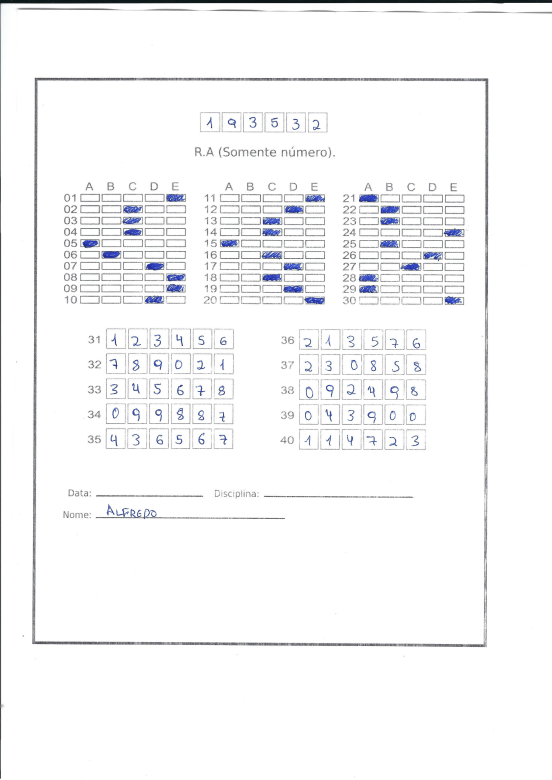
#> input picture NovaVersao/Teste.png, 1654 x 2339 px (shown at 1/3 size)
$ python AutoCorrection.py --file Teste.png
#> lines starting #> are read from the running program, lines starting #| are printed output that depends on the picture; after the words box and inside, x2 and y2 are one past the last pixel; in counts of white or black regions, pixels touching at a corner belong together
#> (reads NovaVersao/coordinates.json from the repository)
#> in loadData, imageLoad is the input picture: shape (2339, 1654, 3); mean B, G, R 247.6, 246.6, 246.4
### NovaVersao/Modules/ProcessImage.py
import cv2
import matplotlib.pyplot as plt


def findContours(image):

    img_gray = cv2.cvtColor(image, cv2.COLOR_RGB2GRAY)
    contours, hierarchy = cv2.findContours(~img_gray, cv2.RETR_TREE, cv2.CHAIN_APPROX_SIMPLE)
#> contours = 9002 contours, 8400 with area under 20; largest, box (x1, y1, x2, y2) and area: (95, 228, 1478, 1945) 2336701, (105, 242, 1455, 1933) 2251366, (1024, 544, 1414, 919) 102022, (192, 543, 566, 918) 96123, (613, 650, 982, 923) 79410
    return contours


def getBigRect(imageLoad):

    contours = findContours(imageLoad)
    templateRectangle = max(contours, key = cv2.contourArea)
#> templateRectangle = contour of 2708 points, box (x1, y1, x2, y2) (95, 228, 1478, 1945), area 2336701

    ## Stract the polygon points
    epsilonCurve = 0.01 * cv2.arcLength(templateRectangle, True)
#> epsilonCurve = 79.08
    polygonExternalPoints = cv2.approxPolyDP(templateRectangle, epsilonCurve, True)
#> polygonExternalPoints = [[1465, 234], [102, 229], [97, 1938], [1461, 1941]]

    x,y,w,h = cv2.boundingRect(polygonExternalPoints)
#> x = 97; y = 229; w = 1369; h = 1713
    bigRect = imageLoad[y:y+h, x:x+w]
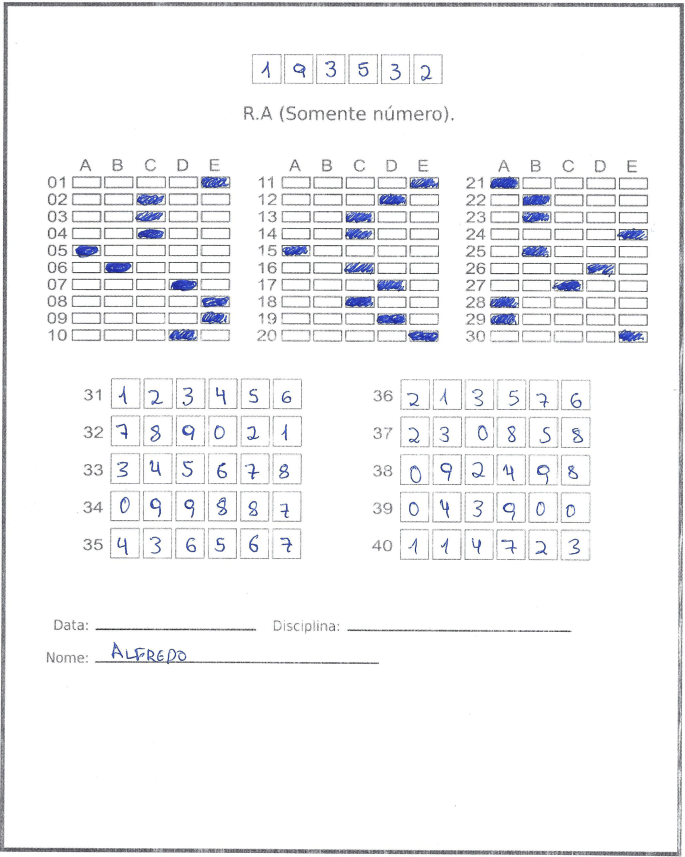
#> bigRect: shape (1713, 1369, 3) (shown at 1/2 size); mean B, G, R 245, 243.6, 243.2
    bigRect = cv2.resize(bigRect, (800, 1000))
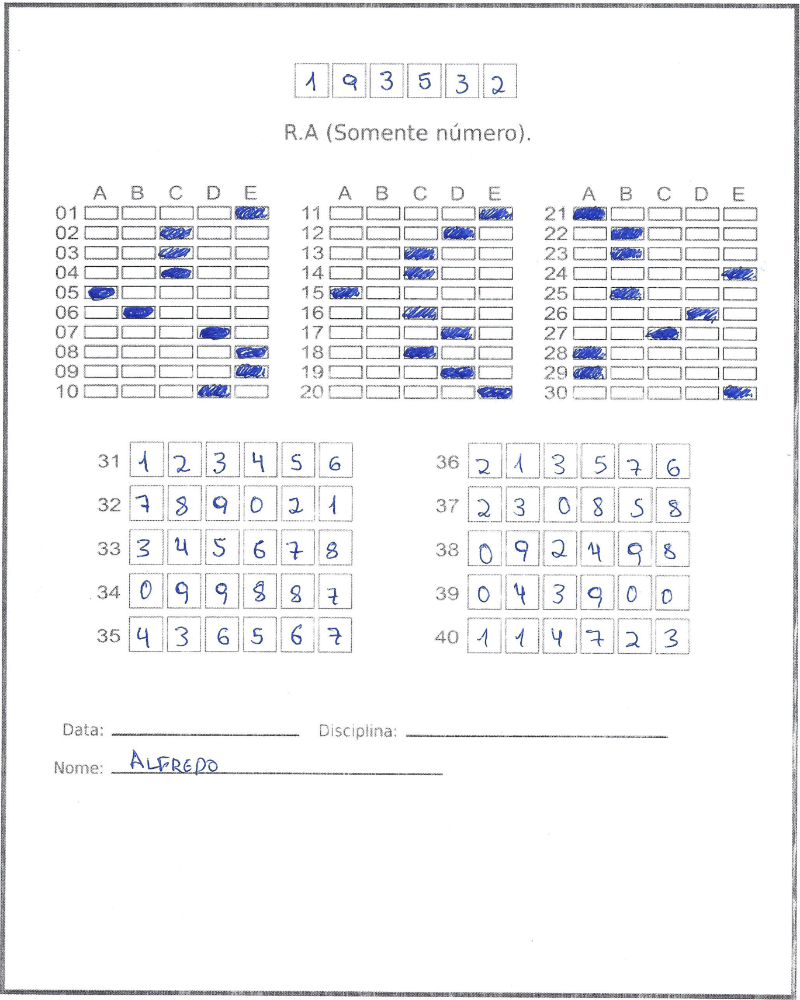
#> bigRect: shape (1000, 800, 3); mean B, G, R 245, 243.5, 243.1

    return bigRect


def cropImage(x, y, width, height, image):

    croppedImage = image[y:y + height, x:x + width]

    return croppedImage


# [14 lines left out: functions drawCrop, showImage, not called in this run]

### NovaVersao/AutoCorrection.py
import cv2
import json
import numpy as np
from pdf2image import convert_from_path

import sys
sys.path.insert(1, 'Modules')
import ProcessImage
import ProcessNumber

class AutoCorrection:

    def __init__(self, pathToLoadData):
        self.pathToLoadData = pathToLoadData
        self.loadData()


    def loadData(self):

        #read json for get coordinates
        coordinatesJson = self.readJson()

        if self.pathToLoadData[-4:] == '.png':

            #read image from path
            imageLoad = cv2.imread(self.pathToLoadData)
            self.resolveTemplate(imageLoad, coordinatesJson)

        elif self.pathToLoadData[-4:] == '.pdf':

            imagesPDF = convert_from_path(self.pathToLoadData, 100)

            for image in imagesPDF:
                self.resolveTemplate(imageLoad, coordinatesJson)

        else:
            return print('\nO caminho/arquivo não é aceito. Somente extensão PDF ou PNG.\nExemplo: caminho/para/arquivo.pdf\n')


    def resolveTemplate(self, image, coordinatesJson):

        #get biggest reactangle
        bigRect = ProcessImage.getBigRect(image)

        #resolve
        self.resolveRA(coordinatesJson, bigRect)
        self.resolveAlternatives(coordinatesJson, bigRect)
        self.resolveOthers(coordinatesJson, bigRect)


    def readJson(self):

        coordinatesJson = {}

        with open('coordinates.json') as fileJson:
            coordinatesJson = json.load(fileJson)

        return coordinatesJson


    def resolveRA(self, coordinatesJson, image):

        #dimensions of RA square
        height = 31
        width = 29

        for square in coordinatesJson['RA']:
            x = coordinatesJson['RA'][square][0]
            y = coordinatesJson['RA'][square][1]

            #crop image
            croppedSquare = ProcessImage.cropImage(x, y, width, height, image)
#> this loop made 6 passes
#> pass 3, in cropImage (call 3), `croppedImage = image[y:y + height, x:x + width]`:
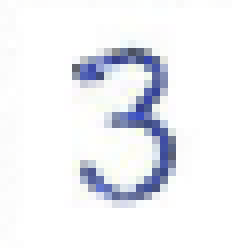
#> croppedImage: shape (31, 29, 3) (shown 8 times larger); mean B, G, R 244, 239.4, 237.9


    def resolveAnternative(self, question, listFiveRect):

        answers = {
				0 : "A",
				1 : "B",
				2 : "C",
				3 : "D",
				4 : "E"
        }

        listMedia = []

        for rect in listFiveRect:
            #obtain average of each alternative of the question

            average = np.average(rect)
            listMedia.append(average)

        #get position for minimal average (marked question has the lowest average)
        answerMarked = listMedia.index(min(listMedia))

        print(f'Alternativa {question}:', answers[answerMarked])
        if int(question) % 10 == 0:
            print("")


    def resolveAlternatives(self, coordinatesJson, image):

        #dimensions of Alternatives square
        height = 9
        width = 30

        listFiveRect = []

        #Get Alternatives keys from JSON
        alternatives = list(coordinatesJson['Alternatives'].keys())
#> alternatives = 30 items, first 6: '01', '02', '03', '04', '05', '06'

        for question in alternatives:
            for square in coordinatesJson['Alternatives'][question]:
                x = coordinatesJson['Alternatives'][question][square][0]
                y = coordinatesJson['Alternatives'][question][square][1]

                croppedRect = ProcessImage.cropImage(x, y, width, height, image)

                listFiveRect.append(croppedRect)

                if len(listFiveRect) == 5:
                    self.resolveAnternative(question, listFiveRect)
                    listFiveRect = []
#> this loop made 30 passes
#> question on passes 1 to 12: '01', '02', '03', '04', '05', '06', '07', '08', '09', '10', '11', '12'
#| Alternativa 01: E
#| Alternativa 02: C
#| Alternativa 03: C
#| Alternativa 04: C
#| Alternativa 05: A
#| Alternativa 06: B
#| Alternativa 07: D
#| Alternativa 08: E
#> (further printed lines are left out)
#> after the loop, listFiveRect = []


    def resolveOthers(self, coordinatesJson, image):

        #dimensions of OthersAnswers square
        height = 31
        width = 29

        #Get OthersAnswers keys from JSON
        others = list(coordinatesJson['Others'].keys())
#> others = ['31', '32', '33', '34', '35', '36', '37', '38', '39', '40']

        for question in others:
            for square in coordinatesJson['Others'][question]:
                x = coordinatesJson['Others'][question][square][0]
                y = coordinatesJson['Others'][question][square][1]

                #crop image
                croppedSquare = ProcessImage.cropImage(x, y, width, height, image)
#> this loop made 10 passes
#> question on passes 1 to 10: '31', '32', '33', '34', '35', '36', '37', '38', '39', '40'
#> pass 1, in cropImage (call 157), `croppedImage = image[y:y + height, x:x + width]`:
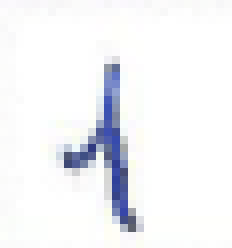
#> croppedImage: shape (31, 29, 3) (shown 8 times larger); mean B, G, R 246.5, 243.3, 242.3
#> pass 1, in cropImage (call 158), `croppedImage = image[y:y + height, x:x + width]`:
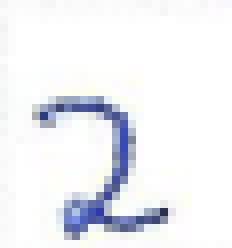
#> croppedImage: shape (31, 29, 3) (shown 8 times larger); mean B, G, R 244.5, 240.3, 239
#> pass 1, in cropImage (call 159), `croppedImage = image[y:y + height, x:x + width]`:
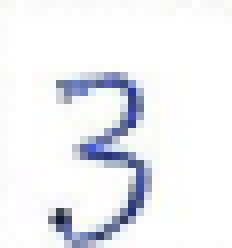
#> croppedImage: shape (31, 29, 3) (shown 8 times larger); mean B, G, R 243.3, 239.4, 237.9
#> pass 1, in cropImage (call 160), `croppedImage = image[y:y + height, x:x + width]`:
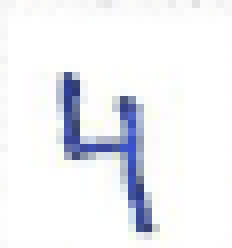
#> croppedImage: shape (31, 29, 3) (shown 8 times larger); mean B, G, R 245, 240.7, 239.2

import argparse

parser = argparse.ArgumentParser(description='Auto Corretion Tests - AlfredoFilho')
parser.add_argument('-f','--file', help = 'Path to file. Example: path/to/file.pdf', required=True)
args = vars(parser.parse_args())

AutoCT = AutoCorrection(pathToLoadData = args['file'])
